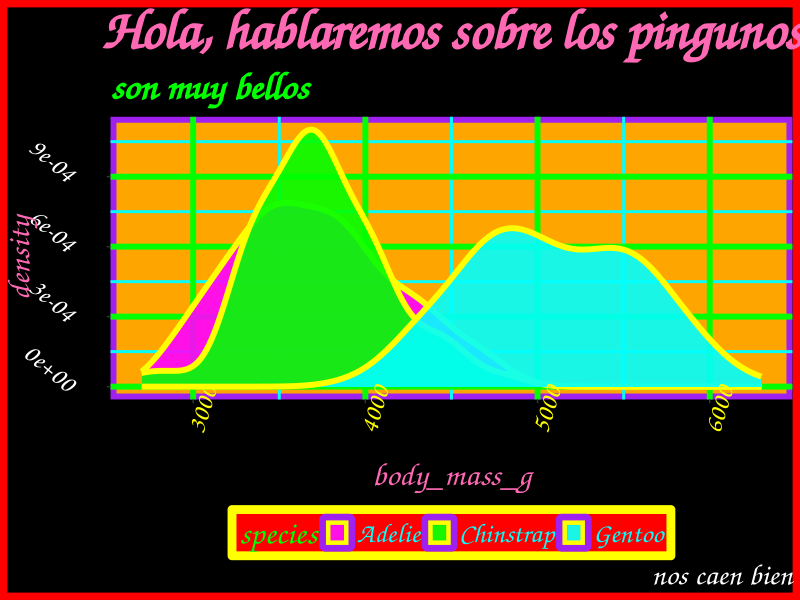

Generate this figure with R:
library(palmerpenguins)
library(tidyverse)

pinguinos <- drop_na(penguins)

ggplot(
  pinguinos,
  aes(
    x = body_mass_g,
    fill = species
  )
) +
  geom_density(
    alpha = 0.9,
    colour = "yellow",
    linewidth = 2
  ) +
  scale_fill_manual(
    values = c(
      "Adelie" = "#FF00FF",
      "Chinstrap" = "#00FF00",
      "Gentoo" = "#00FFFF"
    )
  ) +
  labs(
    title = "Hola, hablaremos sobre los pingunos",
    subtitle = "son muy bellos",
    caption = "nos caen bien"
  ) +
  theme(
    plot.background = element_rect(
      fill = "black",
      colour = "red",
      linewidth = 5
    ),
    panel.background = element_rect(
      fill = "orange",
      colour = "purple",
      linewidth = 4
    ),
    panel.grid.major = element_line(
      colour = "#00FF00",
      linewidth = 2
    ),
    panel.grid.minor = element_line(
      colour = "cyan",
      linewidth = 1
    ),
    text = element_text(
      family = "Comic Sans MS",
      colour = "hotpink",
      size = 24
    ),
    axis.text.x = element_text(
      angle = 73,
      colour = "yellow"
    ),
    axis.text.y = element_text(
      angle = -40,
      colour = "white"
    ),
    legend.position = "bottom",
    legend.background = element_rect(
      fill = "red",
      colour = "yellow",
      linewidth = 3
    ),
    legend.text = element_text(
      size = 20,
      colour = "cyan"
    ),
    legend.title = element_text(
      size = 24,
      colour = "#00FF00"
    ),
    plot.title = element_text(
      size = 40,
      face = "bold.italic",
      hjust = 0.5
    ),
    plot.subtitle = element_text(
      size = 28,
      face = "bold",
      colour = "green"
    ),
    plot.caption = element_text(
      size = 22,
      colour = "white"
    )
  )
